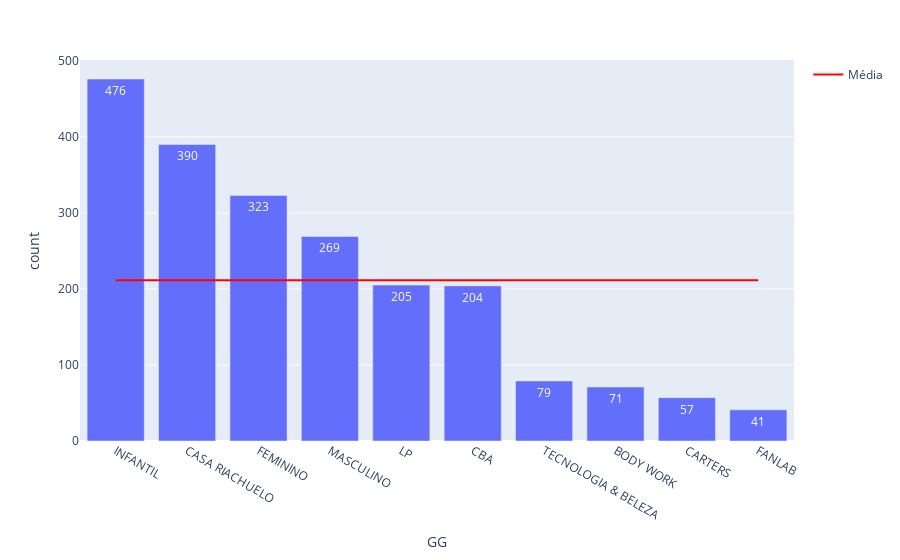

Notebook source saved alongside this figure:
### Code cell
df = df_tb_cad_gm.toPandas()
# Create the line chart
fig = px.bar(df, x='GG', y='count',text='count')
fig.add_scatter(x=df['GG'], y=df['Média'], mode='lines', name='Média', line=dict(color='red'))
# Show the chart
fig.show()

### Figure 1 — Plotly figure (JSON) as saved in the notebook; plotly's stock layout.template omitted (floating-point values rounded to 4 significant figures)
{"data": [{"alignmentgroup": "True", "hovertemplate": "GG=%{x}<br>count=%{text}<extra></extra>", "legendgroup": "", "marker": {"color": "#636efa", "pattern": {"shape": ""}}, "name": "", "offsetgroup": "", "orientation": "v", "showlegend": false, "text": [476, 390, 323, 269, 205, 204, 79, 71, 57, 41], "textposition": "auto", "type": "bar", "x": ["INFANTIL", "CASA RIACHUELO", "FEMININO", "MASCULINO", "LP", "CBA", "TECNOLOGIA & BELEZA", "BODY WORK", "CARTERS", "FANLAB"], "xaxis": "x", "y": [476, 390, 323, 269, 205, 204, 79, 71, 57, 41], "yaxis": "y"}, {"line": {"color": "red"}, "mode": "lines", "name": "Média", "type": "scatter", "x": ["INFANTIL", "CASA RIACHUELO", "FEMININO", "MASCULINO", "LP", "CBA", "TECNOLOGIA & BELEZA", "BODY WORK", "CARTERS", "FANLAB"], "y": [211.5, 211.5, 211.5, 211.5, 211.5, 211.5, 211.5, 211.5, 211.5, 211.5]}], "layout": {"barmode": "relative", "legend": {"tracegroupgap": 0}, "margin": {"t": 60}, "xaxis": {"anchor": "y", "domain": [0, 1], "title": {"text": "GG"}}, "yaxis": {"anchor": "x", "domain": [0, 1], "title": {"text": "count"}}}}
